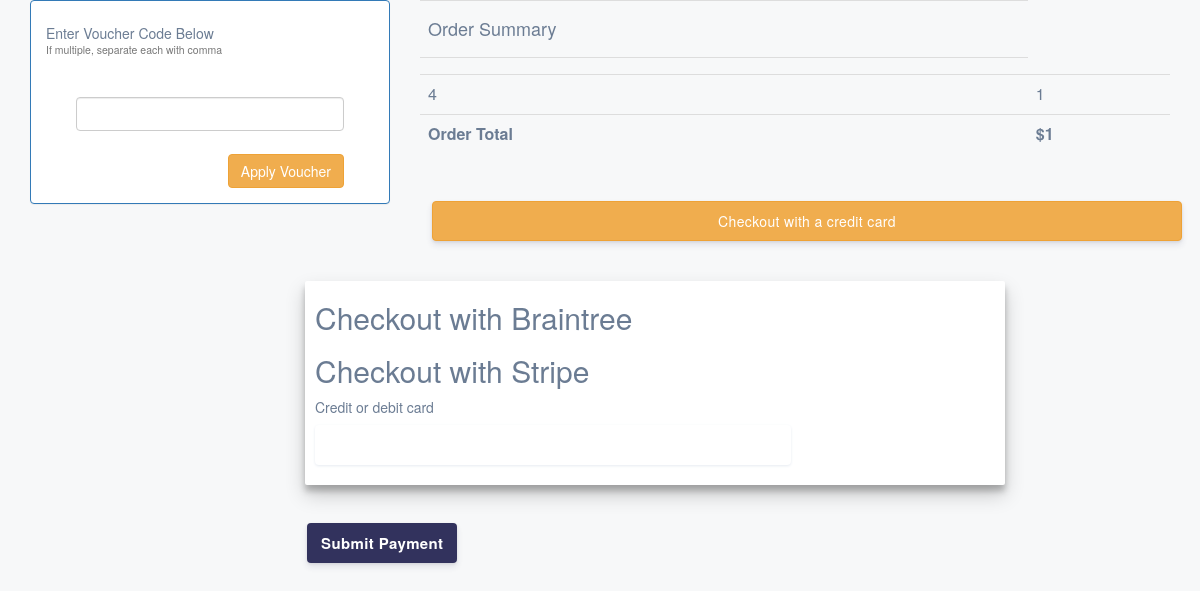
Page /cart/checkout/ (signed in) on the earlier database version.
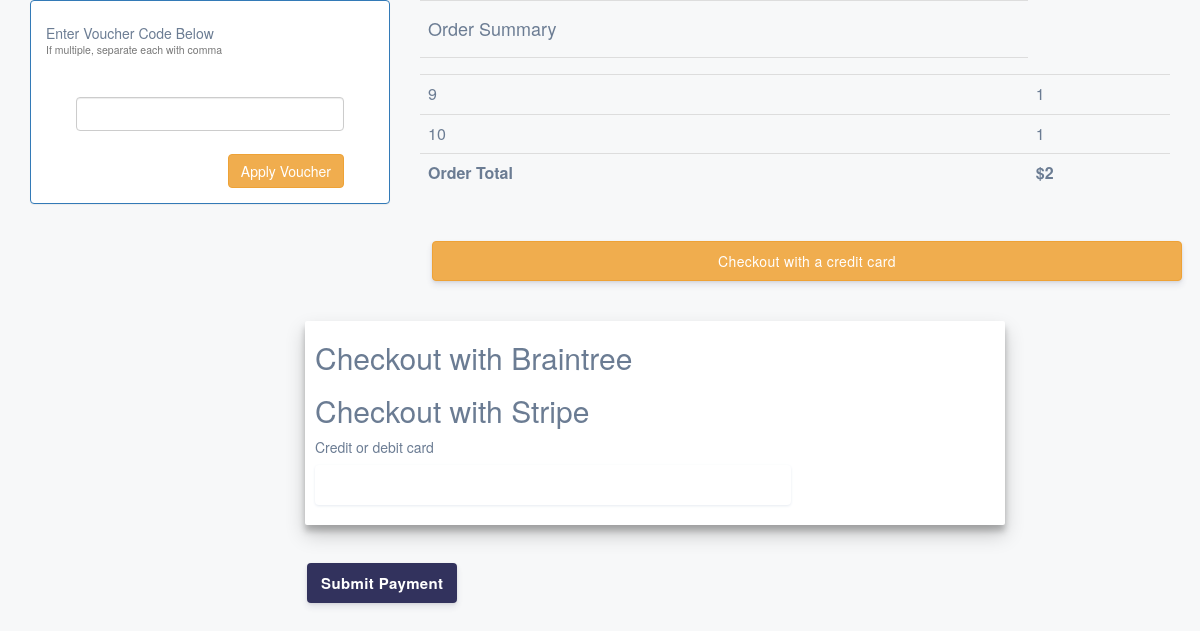
Same page on the later database version.
### shopping_cart/models.py (models this page shows, shortened)
class OrderItem(models.Model):
    product = models.OneToOneField(Product, on_delete=models.SET_NULL, null=True)
    is_ordered = models.BooleanField(default=False)
    date_added = models.DateTimeField(auto_now=True)
    date_ordered = models.DateTimeField(null=True)
    def __str__(self):
        return '{0}'.format(self.id)

class Order(models.Model):
    ref_code = models.CharField(max_length=15)
    owner = models.ForeignKey(Profile, on_delete=models.SET_NULL, null=True)
    is_ordered = models.BooleanField(default=False)
    items = models.ManyToManyField(OrderItem)
    date_ordered = models.DateTimeField(auto_now=True)
    def get_cart_items(self):
        return self.items.all()
    def get_cart_total(self):
        return sum([item.product.price for item in self.items.all()])

### products/models.py (models this page shows, shortened)
class Product(models.Model):
    country = models.CharField(max_length=50, verbose_name='Страна')
    state = models.CharField(max_length=50, verbose_name='Штат')
    city = models.CharField(max_length=50, verbose_name='Город')
    data = models.CharField(max_length=100, verbose_name='Дата')
    status = models.CharField(max_length=50, verbose_name='Статус')
    number_track = models.CharField(max_length=50, verbose_name='Номер трека')
    price = models.IntegerField()

### shopping_cart/views.py (the view, shortened to what this page needs)
@login_required()
def checkout(request, **kwargs):
    client_token = 1#generate_client_token()
    existing_order = get_user_pending_order(request)
    publishKey = settings.STRIPE_PUBLISHABLE_KEY
    context = {
        'order': existing_order,
        'client_token': client_token,
        'STRIPE_PUBLISHABLE_KEY': publishKey
    }
    return render(request, 'shopping_cart/checkout.html', context)

### shopping_cart/views.py (called while the page is built)
def get_user_pending_order(request):
    user_profile = get_object_or_404(Profile, user=request.user)
    order = Order.objects.filter(owner=user_profile, is_ordered=False)
    if order.exists():
        return order[0]
    return 0

### shopping_cart/templates/shopping_cart/checkout.html (shortened to what this page needs)
{% load static %}
<!DOCTYPE html>
<html lang="en">
<head>
    <link href="https://maxcdn.bootstrapcdn.com/bootstrap/3.3.7/css/bootstrap.min.css" type="text/css" rel="stylesheet">
    <link rel="stylesheet" type="text/css" href="{% static 'css/checkout.css' %}">
</head>
<body>
    <div class="container">
    <section>
      <div class="row" id="tablerow">
      <div class="col-md-4 col-xs-12">
        <div class="panel panel-primary">
          <div class="panel-body">
            <h5>Enter Voucher Code Below<br><small>If multiple, separate each with comma</small></h5>
            <div>
              <form action="." method="post">
                <input type="text"  name="voucher_codes" class="form-control" id="voucher_code" required>
                <br>
                <span>
                  <input type="submit" class="btn btn-warning pull-right" value="Apply Voucher">
                </span>
              </form>
            </div>
          </div>
        </div>
      </div>
      <div class="col-md-8 col-xs-12">
        <table class="table">
          <tr>
            <td><h4>Order Summary</h4></td>
          </tr>
          <tr>
            <td>
              {% for item in order.get_cart_items %}
                <tr>
                  <td>{{ item }}</td>
                  <td>{{ item.product.price }}</td>
                </tr>
              {% endfor %}
            </td>
          </tr>
          <tr>
            <td><strong>Order Total</strong> </td>
            <td> <strong>${{ order.get_cart_total }}</strong></td>
          </tr>
        </table>
        <button onclick="toggleDisplay();" class="btn btn-warning" style="width: 100%;">Checkout with a credit card</button>
      </div>
     </div>
    </section>
<div id="collapseStripe" class="wrapper">
  <form action="." method="post" id="payment-form">
    <div id="checkoutMethods">
      <div style="margin: 10px;">
        <h2>Checkout with Braintree</h2>
        <h2>Checkout with Stripe</h2>
        <div class="form-row">
          <label for="card-element">
            Credit or debit card
          </label>
          <div id="card-element" class="StripeElement StripeElement--empty"><div class="__PrivateStripeElement" style="margin: 0px !important; padding: 0px !important; border: none !important; display: block !important; background: transparent !important; position: relative !important; opacity: 1 !important;"><iframe frameborder="0" allowtransparency="true" scrolling="no" name="__privateStripeFrame3" allowpaymentrequest="true" src="https://js.stripe.com/v3/elements-inner-card-8a434729e4eb82355db4882974049278.html#style[base][color]=%2332325d&amp;style[base][lineHeight]=18px&amp;style[base][fontFamily]=%22Helvetica+Neue%22%2C+Helvetica%2C+sans-serif&amp;style[base][fontSmoothing]=antialiased&amp;style[base][fontSize]=16px&amp;style[base][::placeholder][color]=%23aab7c4&amp;style[invalid][color]=%23fa755a&amp;style[invalid][iconColor]=%23fa755a&amp;componentName=card&amp;wait=false&amp;rtl=false&amp;features[noop]=false&amp;origin=https%3A%2F%2Fstripe.com&amp;referrer=https%3A%2F%2Fstripe.com%2Fdocs%2Fstripe-js%2Felements%2Fquickstart&amp;controllerId=__privateStripeController0" title="Secure payment input frame" style="border: none !important; margin: 0px !important; padding: 0px !important; width: 1px !important; min-width: 100% !important; overflow: hidden !important; display: block !important; height: 18px;"></div></div>
          <div id="card-errors" role="alert"></div>
        </div>
      </div>
    </div>
    <button>Submit Payment</button>
  </form>
  </div>
</div>
</body>
</html>

Differences in the rows shown:
no longer on this page (row edited): OrderItem: id "4", product.price "1"
no longer on this page (row edited): Order: get_cart_total "1"
added OrderItem: id "9", product.price "1"
added OrderItem: id "10", product.price "1"
added Order: get_cart_total "2"
